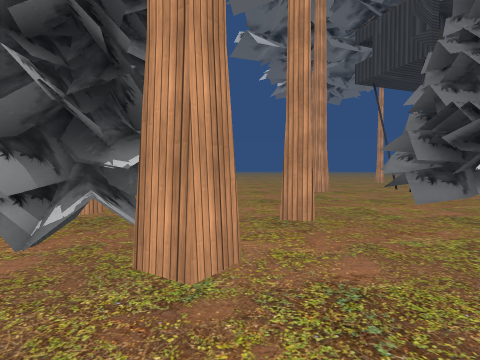
view 1 (above)

24 first-person views from a walk through a scene from a Unity 3-D project. The camera is 1.3 m above the floor, tilts 2° down and sees 80° across. The floor is counted in squares, 1.89 m on a side. Each view is taken from the middle of a square. On the plan, view 1 faces up. The plan holds only what a view shows up to about 10 squares ahead; the rest is blank. The place goes on beyond the plan. The player character is not drawn. Some surface patterns are stand-ins.

view 2
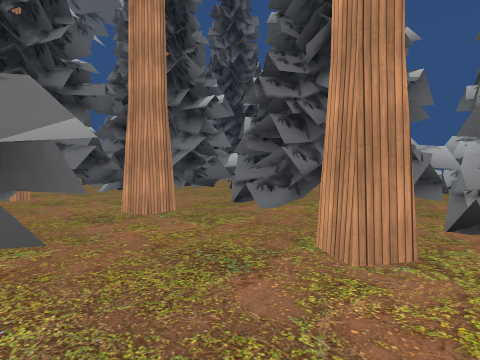

view 3
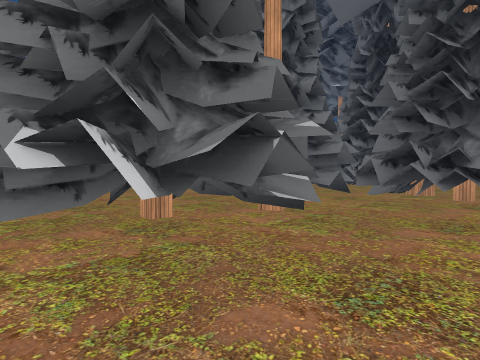

view 4
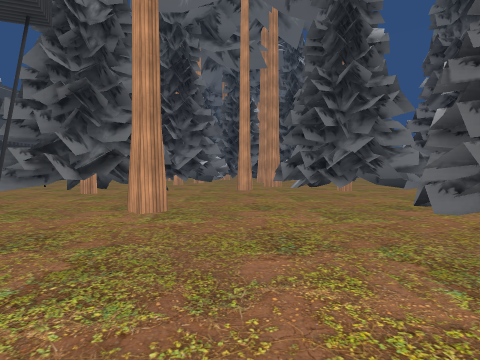

view 5
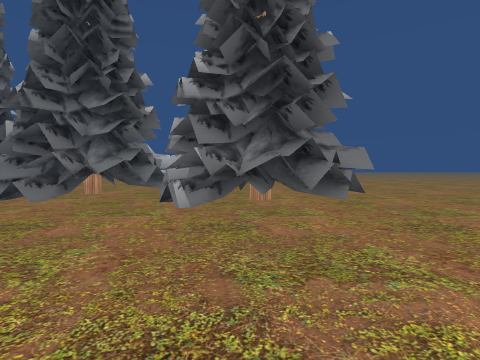

view 6
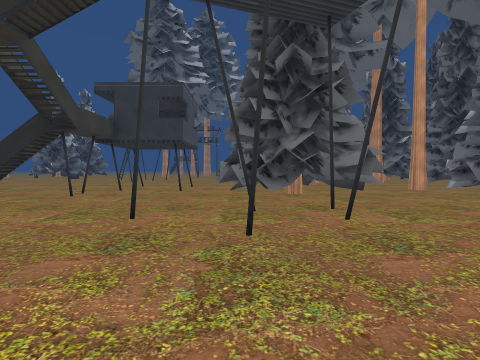

view 7
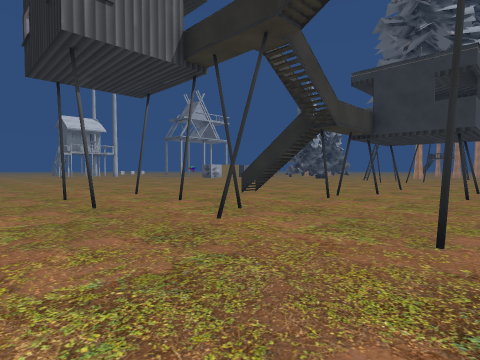

view 8
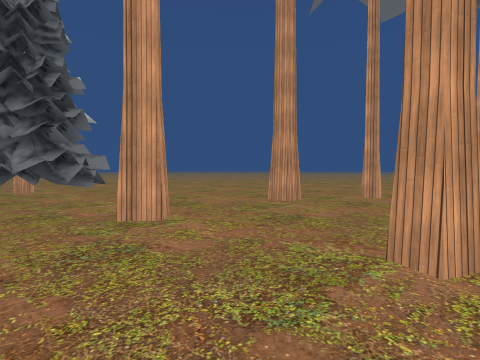

view 9
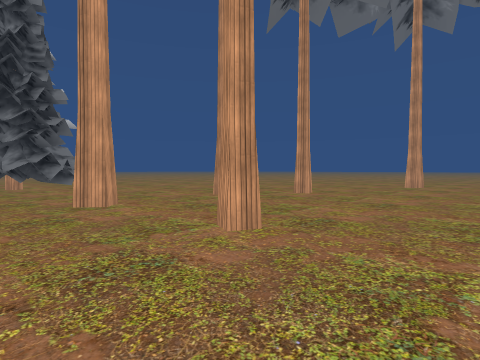

view 10
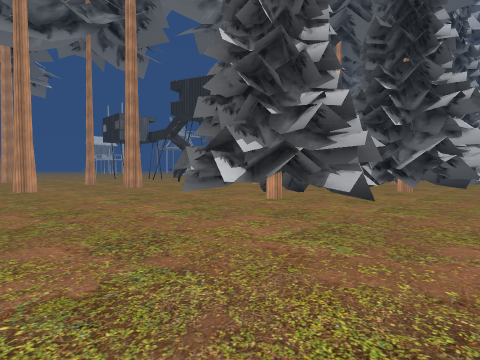

view 11
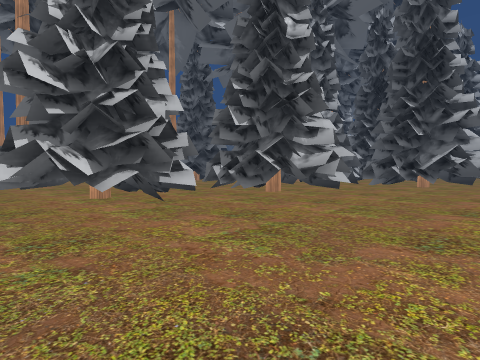

view 12
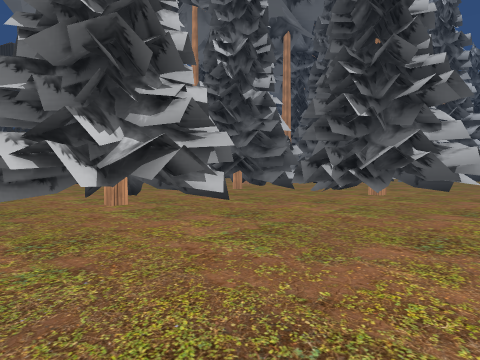

view 13
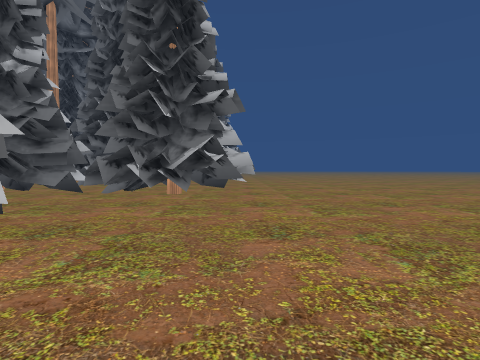

view 14
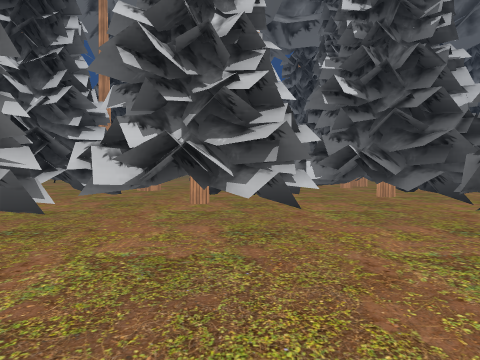

view 15
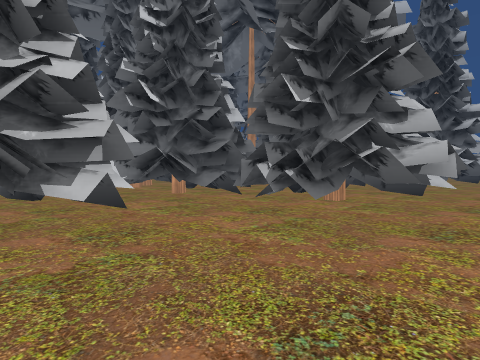

view 16
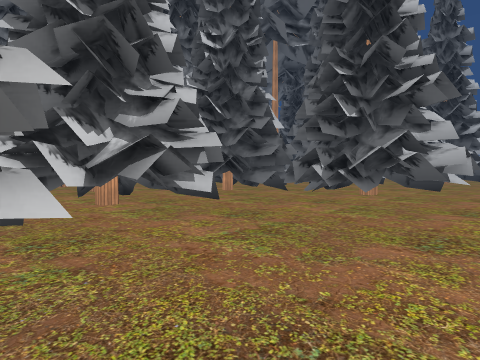

view 17
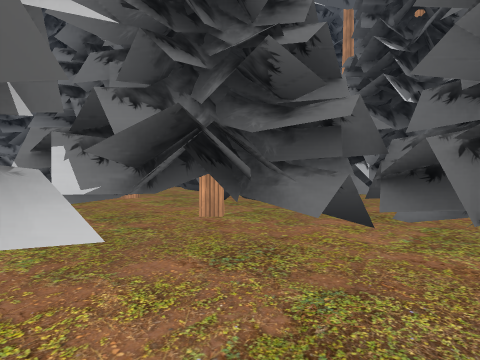

view 18
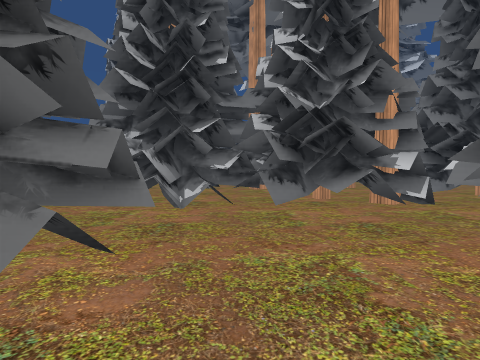

view 19
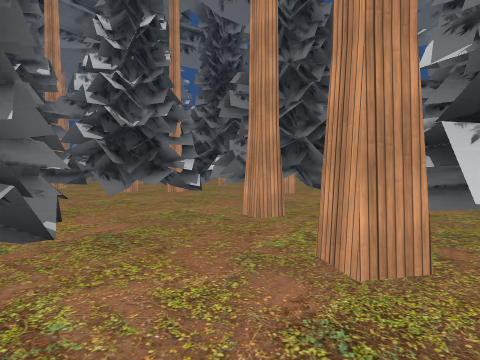

view 20
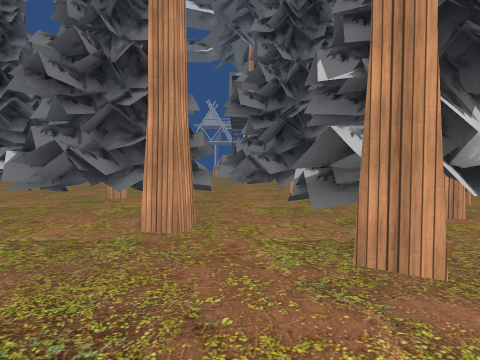

view 21
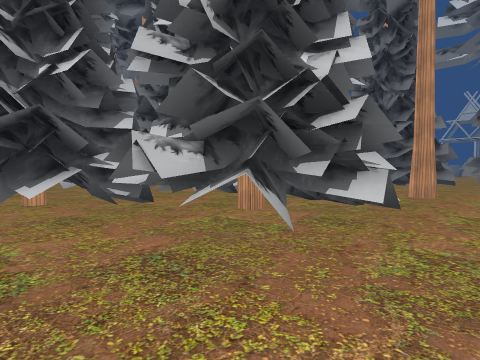

view 22
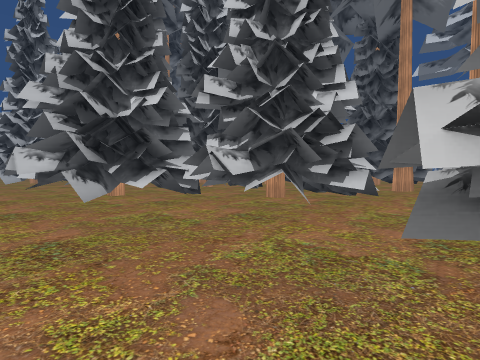

view 23
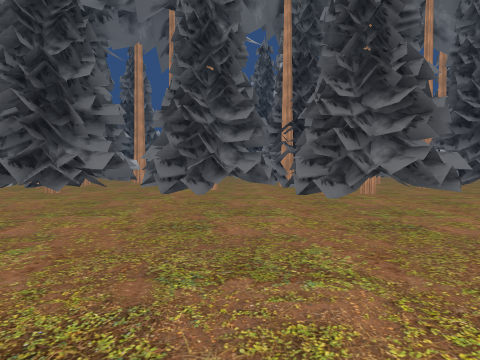

view 24
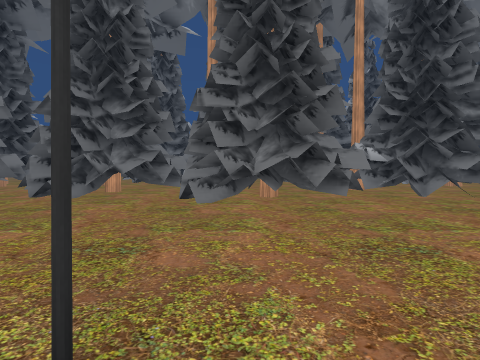

### Floor plan
Key: @ floor where view 1 was taken; # wall or solid block; x gap in a wall; . floor; / step, stairs or slope; = window, fence, low wall or low ledge; T tree.
Columns run from 10 left of view 1 to 16 right of it. Each row starts with its distance up from view 1.
 21     ...      ..T....
 20    ......  .........
 19    ...........#.....
 18    ..................
 17 .....................
 16 ......TTT............
 15 ......TTTT....T...T..
 14 .....TTTTT...........
 13 ......TTT...............
 12 ......T....................
 11 ....TTTT.........#.....#...
 10 ....TTTTT......#...#.#.....
  9 ....TTTT.....T...#....#.#..
  8 .....TTT.......T...........
  7 ..............TTTT.....##..
  6 .......TTT....TTTT...x...
  5 .TTTT.TTTT...TTTTT.#.=...
  4 .TTTTTTTTT.T..TT /.......
  3 .TTTTTTTTT....T    ....
  2 ..TTTTT...T.TTTT   #.#
  1 ....TTTT....TTTTT. ..
  0 ....TTTTT.@.TTTT...
 -1 ....TTTT..#..TTT....
 -2 .....TTT....... T....
 -3 ......TTT..T..TTTT....
 -4 ...T..TTTTTTT.TTTT....
 -5 .TTTTTTTTTTTTTTTTT......
 -6  TTTTTTTTTTTTTTTTT....#
 -7  .TTTTTT..TTTTTT........
 -8  .TTTTTT....TTTTT........
 -9 .....TTTT....TTT........
-10 ....TTTT....TTTTT......
-11 .....TTT..T..TT.......
-12 ..............TTT....
-13 .........TTT.TTTTT.
-14 .TTTT  ..TTTTTTTTT

Where each view was taken, in squares from view 1:
view 1: 0 up, 0 right, facing up
view 2: 3 up, 2 right, facing down-left
view 3: 3 up, 0 right, facing down-right
view 4: 14 up, 1 right, facing down
view 5: 14 up, 4 right, facing left
view 6: 14 up, 7 right, facing down
view 7: 13 up, 8 right, facing down-right
view 8: 13 up, 8 right, facing up-left
view 9: 13 up, 10 right, facing up-left
view 10: 20 up, 7 left, facing down-right
view 11: 17 up, 10 left, facing down-right
view 12: 12 up, 10 left, facing down-right
view 13: 12 up, 9 left, facing down
view 14: 1 down, 10 left, facing right
view 15: 0 up, 10 left, facing down-right
view 16: 2 up, 10 left, facing down-right
view 17: 2 down, 6 left, facing down-right
view 18: 12 down, 1 left, facing up
view 19: 14 down, 3 left, facing up-right
view 20: 12 down, 3 left, facing right
view 21: 13 down, 8 left, facing up-right
view 22: 14 down, 10 left, facing up-right
view 23: 8 down, 14 right, facing left
view 24: 5 down, 13 right, facing left
